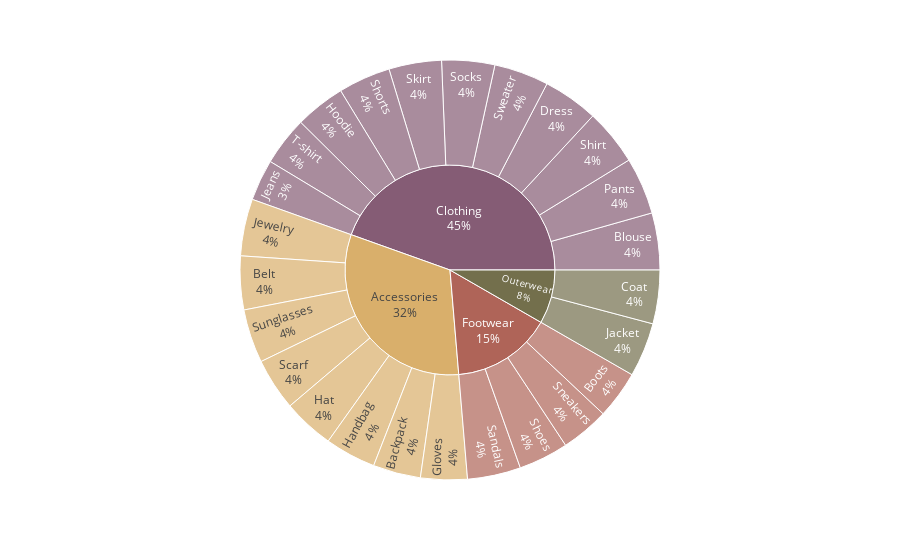

Notebook code for this chart:
### Markdown cell above
### <p><span style="color: black; background-color: #c4aead ; padding: 15px; border-radius: 5px;">We can evaluate which goods are popular and which goods are less popular on customers' purchases</span></p>

### Code cell
goods_count = data.groupby(["Item Purchased", "Category"]).size().reset_index(name="counts")
import plotly.express as px

color_sequence = px.colors.qualitative.Antique

fig = px.sunburst(goods_count, path=["Category", "Item Purchased"], values="counts",
                  color_discrete_sequence=color_sequence)

fig.update_traces(textinfo="label+percent root")
fig.show()

### Figure 1 — Plotly figure (JSON) as saved in the notebook; plotly's stock layout.template omitted (floating-point values rounded to 4 significant figures)
{"data": [{"branchvalues": "total", "domain": {"x": [0, 1], "y": [0, 1]}, "hovertemplate": "labels=%{label}<br>counts=%{value}<br>parent=%{parent}<br>id=%{id}<extra></extra>", "ids": ["Accessories/Backpack", "Accessories/Belt", "Clothing/Blouse", "Footwear/Boots", "Outerwear/Coat", "Clothing/Dress", "Accessories/Gloves", "Accessories/Handbag", "Accessories/Hat", "Clothing/Hoodie", "Outerwear/Jacket", "Clothing/Jeans", "Accessories/Jewelry", "Clothing/Pants", "Footwear/Sandals", "Accessories/Scarf", "Clothing/Shirt", "Footwear/Shoes", "Clothing/Shorts", "Clothing/Skirt", "Footwear/Sneakers", "Clothing/Socks", "Accessories/Sunglasses", "Clothing/Sweater", "Clothing/T-shirt", "Accessories", "Clothing", "Footwear", "Outerwear"], "labels": ["Backpack", "Belt", "Blouse", "Boots", "Coat", "Dress", "Gloves", "Handbag", "Hat", "Hoodie", "Jacket", "Jeans", "Jewelry", "Pants", "Sandals", "Scarf", "Shirt", "Shoes", "Shorts", "Skirt", "Sneakers", "Socks", "Sunglasses", "Sweater", "T-shirt", "Accessories", "Clothing", "Footwear", "Outerwear"], "name": "", "parents": ["Accessories", "Accessories", "Clothing", "Footwear", "Outerwear", "Clothing", "Accessories", "Accessories", "Accessories", "Clothing", "Outerwear", "Clothing", "Accessories", "Clothing", "Footwear", "Accessories", "Clothing", "Footwear", "Clothing", "Clothing", "Footwear", "Clothing", "Accessories", "Clothing", "Clothing", "", "", "", ""], "textinfo": "label+percent root", "type": "sunburst", "values": [143, 161, 171, 144, 161, 166, 140, 153, 154, 151, 163, 124, 171, 171, 160, 157, 169, 150, 157, 158, 145, 159, 161, 164, 147, 1240, 1737, 599, 324]}], "layout": {"legend": {"tracegroupgap": 0}, "margin": {"t": 60}, "sunburstcolorway": ["rgb(133, 92, 117)", "rgb(217, 175, 107)", "rgb(175, 100, 88)", "rgb(115, 111, 76)", "rgb(82, 106, 131)", "rgb(98, 83, 119)", "rgb(104, 133, 92)", "rgb(156, 156, 94)", "rgb(160, 97, 119)", "rgb(140, 120, 93)", "rgb(124, 124, 124)"]}}
